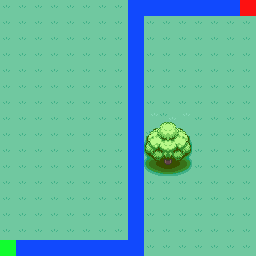

A 2D game scene composited from a Tiled map and its tileset images. What follows is a short description and the map's XML, with every tile layer's data as written:
An orthogonal 16x16 tile map with 16x16 px tiles, 1 tile layer (layer1).

<map version="1.4" tiledversion="1.4.3" orientation="orthogonal" renderorder="right-down" width="16" height="16" tilewidth="16" tileheight="16" infinite="0" nextlayerid="2" nextobjectid="1">
 <tileset firstgid="1" source="descripteur.tsx" />
 <layer id="1" name="layer1" width="16" height="16">
  <data encoding="csv">
884,884,884,884,884,884,884,884,121,121,121,121,121,121,121,61,
884,884,884,884,884,884,884,884,121,884,884,884,884,884,884,884,
884,884,884,884,884,884,884,884,121,884,884,884,884,884,884,884,
884,884,884,884,884,884,884,884,121,884,884,884,884,884,884,884,
884,884,884,884,884,884,884,884,121,884,884,884,884,884,884,884,
884,884,884,884,884,884,884,884,121,884,884,884,884,884,884,884,
884,884,884,884,884,884,884,884,121,884,884,884,884,884,884,884,
884,884,884,884,884,884,884,884,121,1033,1034,1035,884,884,884,884,
884,884,884,884,884,884,884,884,121,1093,1094,1095,884,884,884,884,
884,884,884,884,884,884,884,884,121,1153,1154,1155,884,884,884,884,
884,884,884,884,884,884,884,884,121,1213,1214,1215,884,884,884,884,
884,884,884,884,884,884,884,884,121,884,884,884,884,884,884,884,
884,884,884,884,884,884,884,884,121,884,884,884,884,884,884,884,
884,884,884,884,884,884,884,884,121,884,884,884,884,884,884,884,
884,884,884,884,884,884,884,884,121,884,884,884,884,884,884,884,
181,121,121,121,121,121,121,121,121,884,884,884,884,884,884,884
</data>
 </layer>
</map>